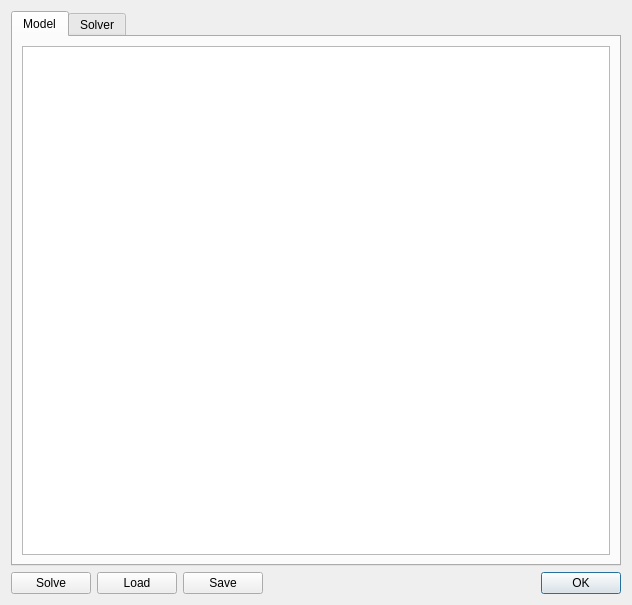
<?xml version="1.0" encoding="UTF-8"?>
<ui version="4.0">
 <class>Dialog</class>
 <widget class="QDialog" name="Dialog">
  <property name="geometry">
   <rect>
    <x>0</x>
    <y>0</y>
    <width>632</width>
    <height>605</height>
   </rect>
  </property>
  <property name="windowTitle">
   <string>Pyomo Model Viewer</string>
  </property>
  <layout class="QVBoxLayout" name="verticalLayout">
   <item>
    <widget class="QTabWidget" name="tabWidget">
     <property name="currentIndex">
      <number>0</number>
     </property>
     <widget class="QWidget" name="model">
      <attribute name="title">
       <string>Model</string>
      </attribute>
      <layout class="QVBoxLayout" name="verticalLayout_2">
       <item>
        <widget class="QTreeView" name="treeView"/>
       </item>
      </layout>
     </widget>
     <widget class="QWidget" name="solver">
      <attribute name="title">
       <string>Solver</string>
      </attribute>
     </widget>
    </widget>
   </item>
   <item>
    <layout class="QHBoxLayout" name="horizontalLayout">
     <item>
      <widget class="QPushButton" name="solve_button">
       <property name="text">
        <string>Solve</string>
       </property>
      </widget>
     </item>
     <item>
      <widget class="QPushButton" name="load_button">
       <property name="text">
        <string>Load</string>
       </property>
      </widget>
     </item>
     <item>
      <widget class="QPushButton" name="save_button">
       <property name="text">
        <string>Save</string>
       </property>
      </widget>
     </item>
     <item>
      <widget class="QDialogButtonBox" name="buttonBox">
       <property name="orientation">
        <enum>Qt::Horizontal</enum>
       </property>
       <property name="standardButtons">
        <set>QDialogButtonBox::Ok</set>
       </property>
      </widget>
     </item>
    </layout>
   </item>
  </layout>
 </widget>
 <resources/>
 <connections>
  <connection>
   <sender>buttonBox</sender>
   <signal>accepted()</signal>
   <receiver>Dialog</receiver>
   <slot>accept()</slot>
   <hints>
    <hint type="sourcelabel">
     <x>248</x>
     <y>254</y>
    </hint>
    <hint type="destinationlabel">
     <x>157</x>
     <y>274</y>
    </hint>
   </hints>
  </connection>
  <connection>
   <sender>buttonBox</sender>
   <signal>rejected()</signal>
   <receiver>Dialog</receiver>
   <slot>reject()</slot>
   <hints>
    <hint type="sourcelabel">
     <x>316</x>
     <y>260</y>
    </hint>
    <hint type="destinationlabel">
     <x>286</x>
     <y>274</y>
    </hint>
   </hints>
  </connection>
 </connections>
</ui>
